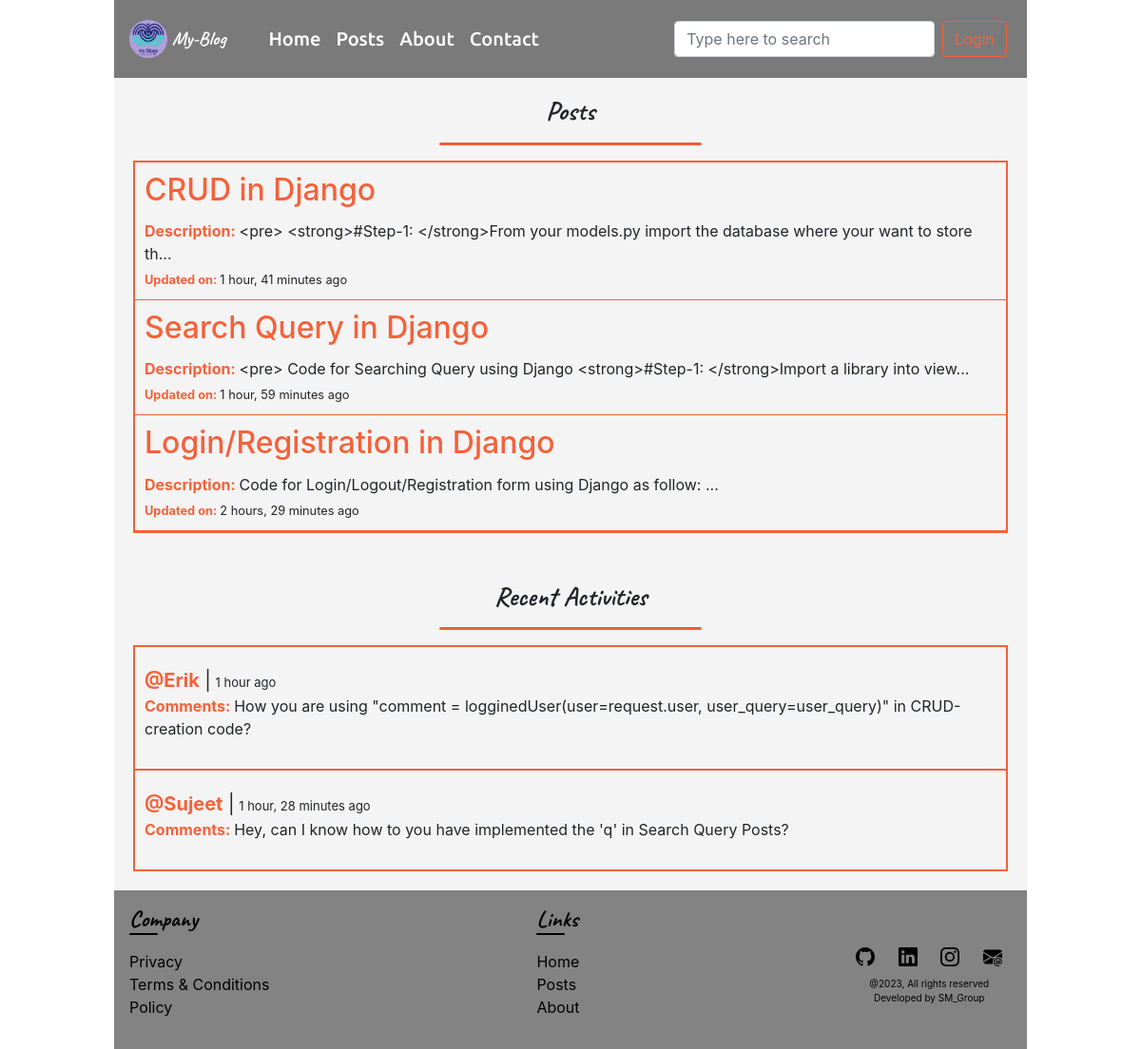
The app's page /all-posts/ with its own data.
### base/models.py (models this page shows, shortened)
class posts(models.Model):
    post_title = models.CharField(max_length=200)
    post_problem = models.CharField(max_length=200)
    post_image = models.ImageField(upload_to='images/')
    post_description = models.TextField()
    post_created = models.DateTimeField(auto_now_add=True)

class logginedUser(models.Model):
    user = models.ForeignKey(User, on_delete=models.CASCADE)
    user_query = models.TextField()
    user_created = models.DateTimeField(auto_now_add=True)

### base/views.py (the view)
# urls.py: path('all-posts/', views.post, name="post"),
def post(request):
    message = "Posts Is Not Available For This Query"
    users = logginedUser.objects.all().filter()[0:10]
    query = request.GET.get('q') if request.GET.get('q') != None else ''
    if query:
        total_post = posts.objects.filter(
            Q(post_title__icontains=query)
        )
    else:
        message = ""
        total_post = posts.objects.all().order_by('-post_created').filter()[0:30]
    context = {
        'total_post': total_post,
        'users': users,
        'message': message,
    }
    return render(request, 'post.html', context)

### templates/post.html (shortened to what this page needs)
{% extends "base.html" %}
{% block content %}
<section class="main-section">
    <div>
        <h3 class="main-heading">Posts</h3>
        <hr>
        <div class="post-container">
            <div class="main-post-container">
                {% if total_post %}
                {% for post in total_post %}
                <div class="main-post">
                    <h2 class="card-title"><a href="{% url 'displayPost' post.id %}">{{post.post_title}}</a></h2>
                    <p><strong>Description: </strong> {{post.post_description | slice:":100"}}...</p>
                    <small><strong>Updated on: </strong> {{post.post_created | timesince}} ago</small>
                </div>
                {% endfor %}
                {% else %}
                <div>
                    <p style="text-align: center;">{{message}}</p>
                </div>
                {% endif %}
            </div>
        </div>
        <div class="post-activity">
            <h3 class="main-heading">Recent Activities</h3>
            <hr>
            <div class="activity-container">
                {% for user in users reversed %}
                <div class="user-comments">
                    <div class="user-subcontainer">
                        <p>
                            <span class="user-name"><a href="{% url 'post' %}"><strong>@{{user.user}}</strong></a>
                                |</span>
                            <span style="font-size: 13px !important;">{{user.user_created | timesince}} ago</span>
                        </p>
                        <p><strong>Comments: </strong> {{user.user_query}}</p>
                    </div>
                </div>
                {% endfor %}
            </div>
        </div>
    </div>
</section>
{% endblock %}

### static/css/style.css (style rules this page uses)
:root { --primary-font: 'ubuntu'; --secondary-font: 'poppins'; --cursive-font: 'caveat'; --orange-color: #f4623a; }
* { list-style-type: none; text-decoration: none !important; }
body { width: 80%; box-sizing: border-box; margin: 0 auto; }
hr { height: 2px; background-color: var(--orange-color); width: 30%; border-radius: 20px; }
.main-heading { font-family: var(--cursive-font); display: flex; flex-direction: column; justify-content: center; align-items: center; font-weight: bold; }
.main-section { min-height: 100vh; padding: 20px; padding-top: 100px; background-color: rgb(245, 244, 244); }
.post-container { display: flex; flex-direction: column; border: 2px solid var(--orange-color); }
.post-container .main-post p, .display-post-container p { margin-bottom: 2px !important; }
.post-container .main-post-container .main-post { padding: 10px; border-bottom: 1px solid var(--orange-color); }
.card-title, .card-title a { color: var(--orange-color) !important; transition: .3s; }
.post-activity { margin-top: 50px; }
.activity-container { border-left: 2px solid var(--orange-color); border-right: 2px solid var(--orange-color); border-top: 2px solid var(--orange-color); }
.user-comments { border-bottom: 2px solid var(--orange-color); }
.user-comments p { margin-bottom: 0 !important; }
.user-comments p:nth-child(2) { margin-bottom: 10px !important; }
.user-comments .user-name { font-size: 20px; }
.user-subcontainer { padding: 20px 10px; }
.about-section .first-part h1, strong { color: var(--orange-color); }

### records on screen
posts: post_title "CRUD in Django", post_description "<pre> <strong>#Step-1: </strong>From your models.py import the database where your want to store th", post_created "1 hour, 41 minutes"
posts: post_title "Search Query in Django", post_description "<pre> Code for Searching Query using Django <strong>#Step-1: </strong>Import a library into view", post_created "1 hour, 59 minutes"
posts: post_title "Login/Registration in Django", post_description "Code for Login/Logout/Registration form using Django as follow:", post_created "2 hours, 29 minutes"
logginedUser: user "Erik", user_created "1 hour", user_query "How you are using \"comment = logginedUser(user=request.user, user_query=user_query)\" in CRUD-creation code?"
logginedUser: user "Sujeet", user_created "1 hour, 28 minutes", user_query "Hey, can I know how to you have implemented the 'q' in Search Query Posts?"
